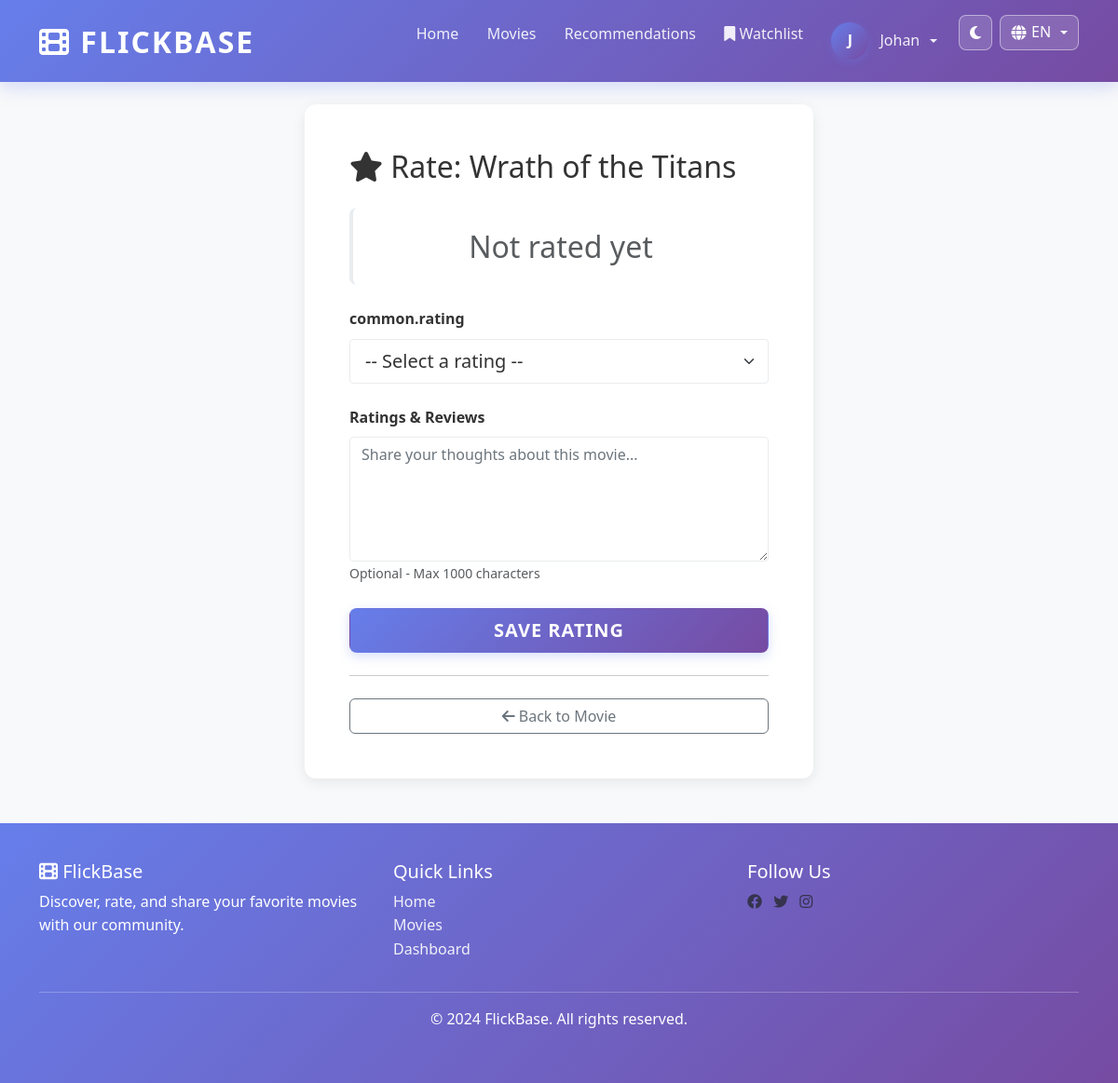
/rate-movie/56 (signed in), run on the app's committed database.
### app/models.py (models this page shows, shortened)
class User(UserMixin, db.Model):
    __tablename__ = 'users'
    id = db.Column(db.Integer, primary_key=True)
    username = db.Column(db.String(80), unique=True, nullable=False, index=True)
    email = db.Column(db.String(120), unique=True, nullable=False, index=True)
    password_hash = db.Column(db.String(255), nullable=False)
    is_admin = db.Column(db.Boolean, default=False)
    created_at = db.Column(db.DateTime, default=utcnow)
    updated_at = db.Column(db.DateTime, default=utcnow, onupdate=utcnow)
    ratings = db.relationship('Rating', backref='user', lazy=True, cascade='all, delete-orphan')
    watchlist = db.relationship('Watchlist', backref='user', lazy=True, cascade='all, delete-orphan')

class Movie(db.Model):
    __tablename__ = 'movies'
    id = db.Column(db.Integer, primary_key=True)
    title = db.Column(db.String(255), nullable=False, index=True)
    description = db.Column(db.Text, nullable=False)
    year = db.Column(db.Integer, nullable=False, index=True)
    poster_url = db.Column(db.String(500), nullable=True)  # URL to poster image
    tmdb_id = db.Column(db.Integer, nullable=True, unique=True, index=True)  # For TMDB API integration
    created_at = db.Column(db.DateTime, default=utcnow, index=True)
    updated_at = db.Column(db.DateTime, default=utcnow, onupdate=utcnow)
    ratings = db.relationship('Rating', backref='movie', lazy=True, cascade='all, delete-orphan')
    watchlist = db.relationship('Watchlist', backref='movie', lazy=True, cascade='all, delete-orphan')

### app/routes/movie.py (the view)
@movie_bp.route('/rate-movie/<int:movie_id>', methods=['GET', 'POST'])
@login_required
def rate_movie(movie_id):
    movie = db.get_or_404(Movie, movie_id)
    existing_rating = Rating.query.filter_by(
        user_id=current_user.id,
        movie_id=movie_id
    ).first()
    form = RatingForm()
    if form.validate_on_submit():
        try:
            if existing_rating:
                existing_rating.rating = form.rating.data
                existing_rating.review = form.review.data
                message = t('flash.rating_updated')
            else:
                rating = Rating(
                    user_id=current_user.id,
                    movie_id=movie_id,
                    rating=form.rating.data,
                    review=form.review.data
                )
                db.session.add(rating)
                message = t('flash.rating_saved')
            db.session.commit()
            flash(message, 'success')
            return redirect(url_for('movie.movie_detail', movie_id=movie_id))
        except Exception as e:
            db.session.rollback()
            logger.error(f"Error saving rating for movie {movie_id}: {str(e)}")
            flash(t('flash.rating_save_error'), 'danger')
    elif existing_rating:
        form.rating.data = existing_rating.rating
        form.review.data = existing_rating.review
    return render_template('movies/rate.html', movie=movie, form=form)

### app/routes/movie.py
class RatingForm(FlaskForm):
    rating = IntegerField('Rating (1-5)', validators=[
        DataRequired(),
        NumberRange(min=1, max=5)
    ])
    review = TextAreaField('Review (optional)', validators=[Length(max=1000)])
    submit = SubmitField('Submit Rating')

### app/i18n.py (called while the page is built)
def get_current_language():
    selected = session.get('lang')
    return selected if selected in SUPPORTED_LANGUAGES else 'en'

def translate(key, lang=None):
    current_lang = lang or get_current_language()
    entry = TRANSLATIONS.get(key, {})
    return entry.get(current_lang) or entry.get('en') or key

### app/templates/movies/rate.html (shortened to what this page needs)
{% extends "base.html" %}
{% block content %}
<div class="row justify-content-center">
    <div class="col-md-6">
        <div class="card">
            <div class="card-body p-5">
                <h2 class="card-title mb-4">
                    <i class="fas fa-star"></i> {{ t('rate.heading').format(title=movie.title) }}
                </h2>
                <div class="alert alert-light" style="text-align: center; font-size: 2rem;">
                    {% if existing_rating %}
                        <strong>{{ t('rate.current') }}</strong>
                        <span class="rating-stars">
                            {% for i in range(1, 6) %}
                                {% if i <= existing_rating.rating %}<i class="fas fa-star"></i>{% else %}<i class="far fa-star"></i>{% endif %}
                            {% endfor %}
                        </span>
                    {% else %}
                        <span class="text-muted">{{ t('rate.not_rated') }}</span>
                    {% endif %}
                </div>
                <form method="POST">
                    <div class="mb-4">
                        <label class="form-label">{{ t('common.rating') }}</label>
                        <select class="form-select form-select-lg" name="rating" required>
                            <option value="">{{ t('rate.select_placeholder') }}</option>
                        </select>
                    </div>
                    <div class="mb-4">
                        <label class="form-label">{{ t('detail.ratings_reviews') }}</label>
                        {{ form.review(class="form-control", rows="5", placeholder=t('rate.review_placeholder')) }}
                        <small class="form-text text-muted">{{ t('rate.review_hint') }}</small>
                    </div>
                    <div class="d-grid gap-2">
                        <button type="submit" class="btn btn-primary btn-lg">{{ t('rate.save') }}</button>
                    </div>
                </form>
                <hr class="my-4">
                <a href="{{ url_for('movie.movie_detail', movie_id=movie.id) }}" class="btn btn-outline-secondary w-100">
                    <i class="fas fa-arrow-left"></i> {{ t('rate.back_to_movie') }}
                </a>
            </div>
        </div>
    </div>
</div>
{% endblock %}

### app/templates/base.html (shortened to what this page needs)
<!DOCTYPE html>
<html lang="{{ current_lang or 'en' }}" data-bs-theme="light">
<head>
    <link href="https://cdn.jsdelivr.net/npm/bootstrap@5.3.0/dist/css/bootstrap.min.css" rel="stylesheet">
    <link rel="stylesheet" href="https://cdnjs.cloudflare.com/ajax/libs/font-awesome/6.4.0/css/all.min.css">
    <link rel="stylesheet" href="{{ url_for('static', filename='css/dark-mode.css') }}">
</head>
<body>
    <nav class="navbar navbar-expand-lg navbar-light sticky-top">
        <div class="container">
            <a class="navbar-brand" href="{{ url_for('movie.home') }}">
                <i class="fas fa-film"></i> FlickBase
            </a>
            <div class="collapse navbar-collapse" id="navbarNav">
                <ul class="navbar-nav ms-auto">
                    <li class="nav-item">
                        <a class="nav-link" href="{{ url_for('movie.home') }}">{{ t('nav.home') }}</a>
                    </li>
                    <li class="nav-item">
                        <a class="nav-link" href="{{ url_for('movie.movies') }}">{{ t('nav.movies') }}</a>
                    </li>
                    {% if current_user.is_authenticated %}
                        <li class="nav-item">
                            <a class="nav-link" href="{{ url_for('movie.recommendations') }}">{{ t('nav.recommendations') }}</a>
                        </li>
                        <li class="nav-item">
                            <a class="nav-link" href="{{ url_for('movie.watchlist') }}">
                                <i class="fas fa-bookmark"></i> {{ t('nav.watchlist') }}
                            </a>
                        </li>
                        <li class="nav-item dropdown">
                            <a class="nav-link dropdown-toggle" href="#" id="userDropdown" role="button" data-bs-toggle="dropdown">
                                <div class="avatar">{{ current_user.username[0].upper() }}</div>
                                {{ current_user.username }}
                            </a>
                        </li>
                    {% endif %}
                    <li class="nav-item ms-2">
                        <button id="themeToggleBtn" class="theme-toggle-btn" type="button" title="{{ t('nav.theme') }}" aria-label="{{ t('nav.theme') }}">
                            <i class="fas fa-moon"></i>
                        </button>
                    </li>
                    <li class="nav-item dropdown ms-2">
                        <button class="lang-switch-btn dropdown-toggle" data-bs-toggle="dropdown" aria-expanded="false" title="{{ t('nav.language') }}">
                            <i class="fas fa-globe"></i> {{ current_lang|upper }}
                        </button>
                    </li>
                </ul>
            </div>
        </div>
    </nav>
    <main class="container my-4">
        {% block content %}{% endblock %}
    </main>
    <footer class="footer mt-5">
        <div class="container">
            <div class="row">
                <div class="col-md-4">
                    <h5><i class="fas fa-film"></i> FlickBase</h5>
                    <p>{{ t('footer.description') }}</p>
                </div>
                <div class="col-md-4">
                    <h5>{{ t('footer.quick_links') }}</h5>
                    <ul class="list-unstyled">
                        <li><a href="{{ url_for('movie.home') }}">{{ t('nav.home') }}</a></li>
                        <li><a href="{{ url_for('movie.movies') }}">{{ t('nav.movies') }}</a></li>
                        {% if current_user.is_authenticated %}
                            <li><a href="{{ url_for('user.dashboard') }}">{{ t('nav.dashboard') }}</a></li>
                        {% endif %}
                    </ul>
                </div>
                <div class="col-md-4">
                    <h5>{{ t('footer.follow_us') }}</h5>
                    <a href="#" class="text-muted me-2"><i class="fab fa-facebook"></i></a>
                    <a href="#" class="text-muted me-2"><i class="fab fa-twitter"></i></a>
                    <a href="#" class="text-muted me-2"><i class="fab fa-instagram"></i></a>
                </div>
            </div>
            <hr class="bg-light">
            <div class="text-center">
                <p>&copy; 2024 FlickBase. {{ t('footer.rights') }}</p>
            </div>
        </div>
    </footer>
</body>
</html>

### app/static/css/dark-mode.css (style rules this page uses)
:root { --theme-accent: #667eea; --theme-accent-2: #764ba2; --theme-danger: #e74c3c; --theme-warning: #fbbf24; --theme-success: #48bb78; }
html[data-bs-theme="light"] { --app-bg: #f8f9fa; --app-text: #333333; --app-surface: #ffffff; --app-border: #e9ecef; --app-muted: #6c757d; --app-navbar: linear-gradient(135deg, #667eea 0%, #764ba2 100%); }
html[data-bs-theme] body { background-color: var(--app-bg); color: var(--app-text); }
html[data-bs-theme] .navbar { background: var(--app-navbar) !important; }
html[data-bs-theme] .card, html[data-bs-theme] .dropdown-menu, html[data-bs-theme] .modal-content, html[data-bs-theme] .list-group-item, html[data-bs-theme] .table, html[data-bs-theme] .alert { background-color: var(--app-surface); color: var(--app-text); border-color: var(--app-border); }
html[data-bs-theme] .form-control, html[data-bs-theme] .form-select, html[data-bs-theme] .input-group-text { background-color: var(--app-surface) !important; color: var(--app-text) !important; border-color: var(--app-border) !important; }
html[data-bs-theme] .form-control::placeholder { color: var(--app-muted); }
.theme-toggle-btn { border: 1px solid rgba(255, 255, 255, 0.45); color: #ffffff; background: rgba(255, 255, 255, 0.14); border-radius: 8px; height: 38px; padding: 0 0.7rem; display: inline-flex; align-items: center; justify-content: center; transition: all 0.2s ease; }

### app/templates/base.html (style rules this page uses)
:root { --primary-color: #667eea; --secondary-color: #764ba2; --success-color: #48bb78; --danger-color: #e74c3c; --warning-color: #fbbf24; --info-color: #4299e1; }
body { font-family: 'Segoe UI', Tahoma, Geneva, Verdana, sans-serif; background-color: #f8f9fa; color: #333333; line-height: 1.6; text-rendering: optimizeLegibility; }
.navbar { background: linear-gradient(135deg, #667eea 0%, #764ba2 100%) !important; box-shadow: 0 6px 18px rgba(102, 126, 234, 0.25); padding: 0.85rem 0; }
.navbar-brand { font-weight: 800; font-size: 2rem; letter-spacing: 2px; color: #ffffff !important; text-transform: uppercase; }
.nav-link { color: rgba(255, 255, 255, 0.9) !important; border-radius: 8px; padding: 0.5rem 0.75rem !important; margin: 0 0.2rem; transition: all 0.2s ease; }
.card { border: none; border-radius: 12px; box-shadow: 0 4px 14px rgba(0, 0, 0, 0.08); transition: transform 0.3s ease, box-shadow 0.3s ease; background-color: #ffffff !important; color: #333333; }
.card-body { color: #333333; }
.btn-primary { background: linear-gradient(135deg, #667eea 0%, #764ba2 100%); border-color: transparent; text-transform: uppercase; font-weight: 600; letter-spacing: 1px; color: white !important; border-radius: 8px; box-shadow: 0 4px 12px rgba(102, 126, 234, 0.25); }
.alert { border: none; border-radius: 8px; margin-bottom: 1.5rem; border-left: 4px solid #E50914; }
.form-control, .form-select { background-color: #ffffff !important; color: #333333 !important; border: 1px solid #dee2e6 !important; border-radius: 4px; }
.form-label { color: #333333; font-weight: 600; }
.footer { background: linear-gradient(135deg, #667eea 0%, #764ba2 100%); color: white; padding: 2.5rem 0; margin-top: 3rem; }
.footer a { color: rgba(255, 255, 255, 0.9); text-decoration: none; }
.lang-switch-btn { border: 1px solid rgba(255, 255, 255, 0.45); color: #ffffff; background: rgba(255, 255, 255, 0.14); border-radius: 8px; height: 38px; padding: 0 0.7rem; display: inline-flex; align-items: center; gap: 0.35rem; justify-content: center; transition: all 0.2s ease; }
.avatar { width: 40px; height: 40px; border-radius: 50%; background: linear-gradient(135deg, #667eea 0%, #764ba2 100%); display: flex; align-items: center; justify-content: center; color: white; font-weight: 600; box-shadow: 0 3px 10px rgba(102, 126, 234, 0.3); margin-right: 0.35rem; }
#userDropdown { display: inline-flex; align-items: center; gap: 0.4rem; }

### data on the page
User: username "J", username "Johan"
Movie: title "Rate: Wrath of the Titans"

### other printed values
{{ t('nav.home') }} "Home"
{{ t('nav.movies') }} "Movies"
{{ t('nav.recommendations') }} "Recommendations"
{{ t('nav.watchlist') }} "Watchlist"
{{ current_lang|upper }} "EN"
{{ t('rate.not_rated') }} "Not rated yet"
{{ t('common.rating') }} "common.rating"
{{ t('detail.ratings_reviews') }} "Ratings & Reviews"
{{ t('rate.review_hint') }} "Optional - Max 1000 characters"
{{ t('rate.save') }} "SAVE RATING"
{{ t('rate.back_to_movie') }} "Back to Movie"
{{ t('footer.description') }} "Discover, rate, and share your favorite movies with our community."
{{ t('footer.quick_links') }} "Quick Links"
{{ t('nav.dashboard') }} "Dashboard"
{{ t('footer.follow_us') }} "Follow Us"
